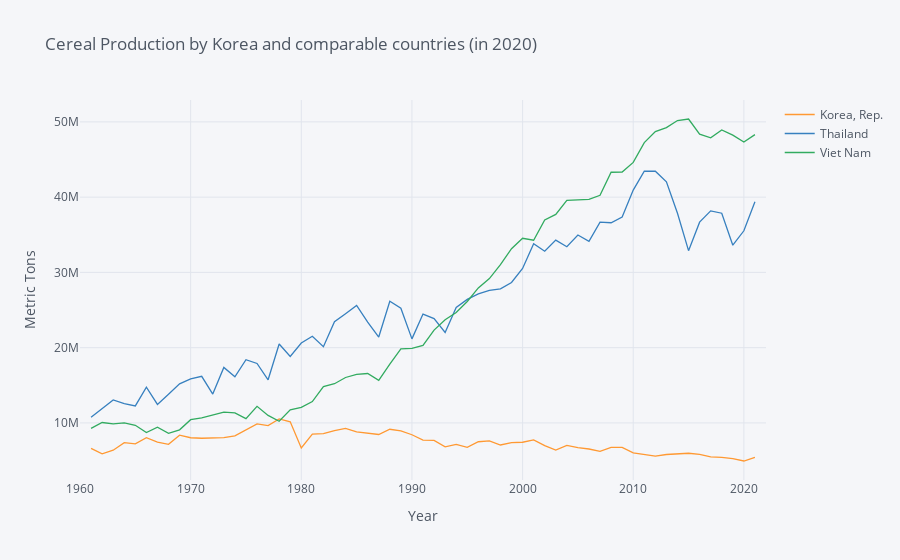

Here is the notebook cell this chart was saved with:
### Code cell
#[C]Agricultural Production
def fix_date_index(df):
    idx_vars = df.index.names
    new = df.reset_index()
    new.date = new.date.astype(int)
    return new.set_index(idx_vars)


vars = {"AG.PRD.CREL.MT":"Cereal production"}
use=["KOR","THA","VNM"]

cereals = fix_date_index(wbdata.get_dataframe(vars,country=use)).squeeze().unstack('country')
# Use this to find top producers:
#big_producers = cereals.query('date==2020').squeeze().sort_values(ascending=False)
#big_producers.head(20)

cereals.iplot(xTitle="Year",yTitle="Metric Tons",
              title="Cereal Production by Korea and comparable countries (in 2020)")
